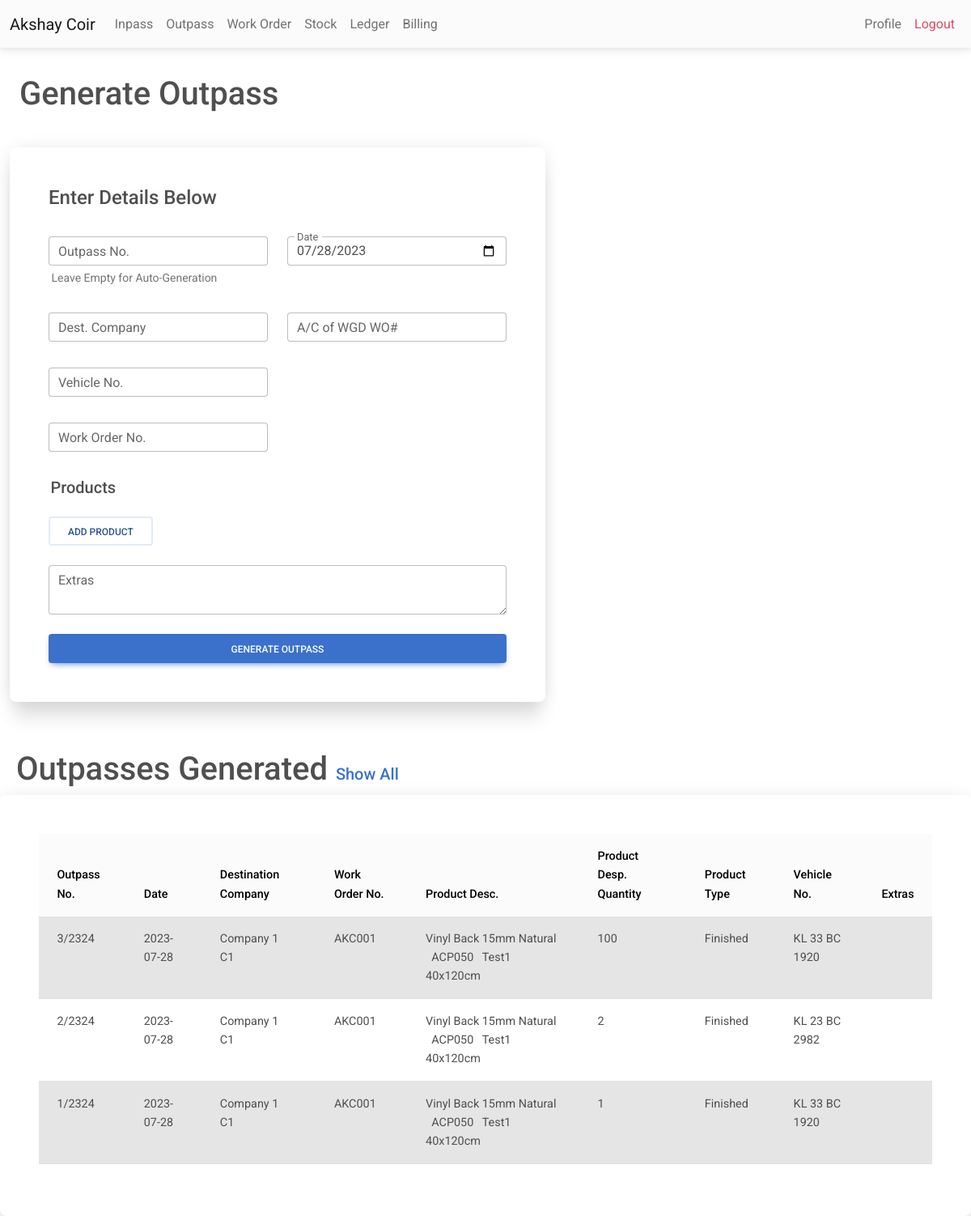
The page /outpass.php (signed in) on the database its author committed.
### tables this page shows
CREATE TABLE IF NOT EXISTS `profile` (
  `name` varchar(50) NOT NULL,
  `wo` varchar(25) NOT NULL,
  `gstin` varchar(50) NOT NULL,
  `phoneno` varchar(15) NOT NULL,
  `inpass_count` int NOT NULL DEFAULT '1',
  `outpass_count` int NOT NULL DEFAULT '1',
  `user_id` varchar(50) NOT NULL,
  `password` varchar(255) NOT NULL,
  PRIMARY KEY (`user_id`)
);

CREATE TABLE IF NOT EXISTS `outpass` (
  `no` int NOT NULL,
  `no_year` varchar(15) NOT NULL,
  `date` date NOT NULL,
  `work_order_no` varchar(25) NOT NULL,
  `dest` varchar(125) NOT NULL,
  `woc` varchar(125) NOT NULL,
  `vehicleno` varchar(50) NOT NULL,
  `extras` varchar(125) NOT NULL,
  `type` varchar(10) NOT NULL DEFAULT 'outpass',
  `timestamp` timestamp NOT NULL DEFAULT CURRENT_TIMESTAMP,
  `user_id` varchar(50) NOT NULL
);

CREATE TABLE IF NOT EXISTS `outpass_products` (
  `outpass_no` int NOT NULL,
  `no_year` varchar(15) NOT NULL,
  `date_of_entry` date NOT NULL,
  `product_type` varchar(15) NOT NULL DEFAULT 'finished',
  `product_name` varchar(50) NOT NULL,
  `work_order` varchar(25) NOT NULL,
  `product_code` varchar(25) NOT NULL DEFAULT 'AAC(code)',
  `product_design` varchar(50) NOT NULL,
  `product_size` varchar(25) NOT NULL,
  `product_qty` int NOT NULL,
  `user_id` varchar(50) NOT NULL
);

### checkuserlogin.php (called while the page is built, shortened)
<?php
include 'conn.php';
$user_check = $_SESSION['username'];
$ses_sql = mysqli_query($conn, "select user_id from profile where user_id='$user_check'");
$row = mysqli_fetch_array($ses_sql, MYSQLI_ASSOC);
$loggedin_session = $row['user_id'];
?>

### outpass.php (the view, shortened to what this page needs)
<?php
include 'conn.php';
include 'nav.php';
?>
<?php
$sql4 = "select * from outpass,outpass_products where outpass.no = outpass_products.outpass_no AND outpass.user_id = '" . (string) $loggedin_session . "' AND outpass_products.user_id = '" . (string) $loggedin_session . "' ORDER BY timestamp DESC LIMIT 5";
$retval4 = mysqli_query($conn, $sql4);
?>
<html>
<link rel="stylesheet" href="https://cdnjs.cloudflare.com/ajax/libs/font-awesome/6.0.0/css/all.min.css" />
<link rel="stylesheet" href="css/mdb.min.css" />
<head>
</head>
<body>
    <main>
        <br>
        <h1 class="mt-2 ms-4">Generate Outpass</h1>
        <div class="container-fluid">
            <div class="row justify-content">
                <div class="row">
                    <div class="col-xl-7">
                        <br>
                        <form name="op" class="bg-white rounded-5 shadow-5-strong p-5" method="post" action="">
                            <h4>Enter Details Below</h4> <br>
                            <div class="row mb-2">
                                <div class="col">
                                    <div class="form-outline">
                                        <input type="text" id='opno' class="form-control" name="opno">
                                        <label for="opno" class="form-label">Outpass No.</label>
                                    </div>
                                    <div id="textExample1" class="form-text">
                                        &nbsp;Leave Empty for Auto-Generation
                                    </div>
                                </div>
                                <div class="col">
                                    <div class="form-outline datepicker">
                                        <input type="date" class="form-control" required name="date" id="today_date">
                                        <label for="date" class="form-label">Date</label>
                                    </div>
                                </div>
                            </div>
                            <div class="row mb-2">
                                <div class="col">
                                    <div class="form-outline mb-4">
                                        <input list="companylist" class="form-control" required type="text"
                                            id="dest_name" name="dest_name">
                                        <label for="dest_name" class='form-label'>Dest. Company</label>
                                    </div>
                                </div>
                                <div class="col">
                                    <div class="form-outline mb-4">
                                        <input type="text" class="form-control" required name="woc" id="company_code">
                                        <label for="company_code" class="form-label">A/C of WGD WO#</label>
                                    </div>
                                </div>
                            </div>
                            <div class="row mb-2">
                                <div class="col">
                                    <div class="form-outline mb-4">
                                        <input list="vehiclelist" class="form-control" required type="text" id='vno'
                                            name="vehicle">
                                        <label for="vno" class="form-label">Vehicle No.</label>
                                    </div>
                                </div>
                                <div class="col">
                                </div>
                            </div>
                            <div class="row mb-2">
                                <div class="col">
                                    <div class="form-outline mb-4">
                                        <input type="text" list="wnolist" id="worder" required name="work_order"
                                            class="work_order form-control">
                                        <label for="worder" class="form-label">Work Order No.</label>
                                    </div>
                                </div>
                                <div class="col">
                                </div>
                            </div>
                            <label class="form-check-label">
                                <h5>Products</h5>
                            </label> <br>
                            <div id="product_fields" class="row pt-2 mb-2">
                            </div>
                            <button type="button" id="add_product_field" class="btn btn-outline-secondary"
                                data-mdb-ripple-color="dark">Add Product</button> <br>
                            <div class="form-outline mb-4 mt-4">
                                <textarea name="extras" id='ext' class="form-control"></textarea>
                                <label for="ext" class="form-label">Extras</label>
                            </div>
                            <button type="submit" class="btn btn-primary btn-block" name="op">Generate OutPass</button>
                        </form>
                    </div>
                    <br><br>
                </div>
            </div>
        </div>
        <br> <br>
        <div class="container mt-2 mb-2 ms-2">
            <div class="col">
                <h1>Outpasses Generated <a href="outpassshowall.php?f=0" class="fs-5" target="_blank">Show All</a></h1>
            </div>
        </div>
        <div class="container-fluid bg-white rounded-5 shadow-5-strong p-5">
            <table class="table">
                <thead class="table-light">
                    <th>
                        Outpass No.
                    </th>
                    <th>
                        Date
                    </th>
                    <th>
                        Destination Company
                    </th>
                    <th>
                        Work Order No.
                    </th>
                    <th>
                        Product Desc.
                    </th>
                    <th>
                        Product Desp. Quantity
                    </th>
                    <th>
                        Product Type
                    </th>
                    <th>
                        Vehicle No.
                    </th>
                    <th>
                        Extras
                    </th>
                </thead>
                <tbody>
                    <tr>
                        <?php
                        $cur_no = -1;
                        $table_active = '';
                        while ($row = $retval4->fetch_assoc()) {
                            if ($cur_no == $row['no']) {
                            } else {
                                if ($table_active == 'table-active') {
                                    $table_active = '';
                                } else {
                                    $table_active = 'table-active';
                                }
                            }
                            $time = strtotime($row['date']);
                            $outpass_short_date = '';
                            if (date('n', $time) > 4) {
                                $temp_date = date('y', $time);
                                $outpass_short_date = $temp_date . ($temp_date + 1);
                            } else {
                                $temp_date = date('y', $time);
                                $outpass_short_date = ($temp_date - 1) . $temp_date;
                            }
                            if (!empty($row)) {
                                echo "
                    <tr class='$table_active'>
                    <td>
                    {$row['no']}/" . $outpass_short_date . "
                    </td>
                    <td>
                    {$row['date']}
                    </td>
                    <td>
                    {$row['dest']}
                    &nbsp;
                    {$row['woc']}
                    </td>
                    <td>
                    {$row['work_order']}
                    </td>
                    <td>
                    " . ucwords($row['product_name']) . "
                    &nbsp;
                    {$row['product_code']}
                    &nbsp;
                    " . ucwords($row['product_design']) . "
                    &nbsp;
                    {$row['product_size']}
                    </td>
                    <td>
                    {$row['product_qty']}
                    </td>
                    <td>
                    {$row['product_type']}
                    </td>
                    <td>
                    {$row['vehicleno']}
                    </td>
                    <td>
                    {$row['extras']}
                    </td>
                    </tr>
                    ";
                                $cur_no = $row['no'];
                            }
                        }
                        ?>
                    </tr>
                </tbody>
            </table>
        </div>
    </main>
</body>
</html>

### nav.php (shortened to what this page needs)
<?php
include 'checkuserlogin.php';
?>
<!DOCTYPE html>
<html>
<link rel="stylesheet" href="https://cdnjs.cloudflare.com/ajax/libs/font-awesome/6.0.0/css/all.min.css" />
<link rel="stylesheet" href="css/mdb.min.css" />
<?php
if(isset($loggedin_session)){
$userName = mysqli_fetch_assoc(mysqli_query($conn,"select name from profile where user_id = '".(string)$loggedin_session."'"))['name'];
}
?>
<body>
    <div id='dontprintnav'>
        <nav class="navbar navbar-expand-lg navbar-light bg-light">
            <div class="container-fluid">
                <a class="navbar-brand" href="profile.php"><?php echo $userName;?></a>
                <div class="collapse navbar-collapse" id="navbarNav">
                    <ul class="navbar-nav">
                        <li class="nav-item">
                            <a class="nav-link" href="inpass.php">Inpass</a>
                        </li>
                        <li class="nav-item">
                            <a class="nav-link" href="outpass.php">Outpass</a>
                        </li>
                        <li class="nav-item">
                            <a class="nav-link" href="workorder.php">Work Order</a>
                        </li>
                        <li class="nav-item">
                            <a class="nav-link" href="stock.php?f=0">Stock</a>
                        </li>
                        <li class="nav-item">
                            <a class="nav-link" href="ledger.php?f=0">Ledger</a>
                        </li>
                        <li class="nav-item">
                            <a class="nav-link" href="billing_workorder.php">Billing</a>
                        </li>
                    </ul>
                </div>
                <ul class="navbar-nav">
                    <div class="d-flex align-items-center">
                        <li class="nav-item">
                            <a class="nav-link" href="profile.php">Profile</a>
                        </li>
                        <li class="nav-item">
                            <a class="nav-link text-danger" href="logout.php">Logout</a>
                        </li>
                    </div>
                </ul>
            </div>
    </div>
</body>
</html>

### rows shown on the page
profile: userName "Akshay Coir"
outpass: no "3", date "2324", date "2023-07-28", dest "Company 1", woc "C1", outpass_products.work_order "AKC001", outpass_products.product_name "Vinyl Back 15mm Natural", outpass_products.product_code "ACP050", outpass_products.product_design "Test1", outpass_products.product_size "40x120cm", outpass_products.product_qty "100", outpass_products.product_type "Finished", vehicleno "KL 33 BC 1920"
outpass: no "2", date "2324", date "2023-07-28", dest "Company 1", woc "C1", outpass_products.work_order "AKC001", outpass_products.product_name "Vinyl Back 15mm Natural", outpass_products.product_code "ACP050", outpass_products.product_design "Test1", outpass_products.product_size "40x120cm", outpass_products.product_qty "2", outpass_products.product_type "Finished", vehicleno "KL 23 BC 2982"
outpass: no "1", date "2324", date "2023-07-28", dest "Company 1", woc "C1", outpass_products.work_order "AKC001", outpass_products.product_name "Vinyl Back 15mm Natural", outpass_products.product_code "ACP050", outpass_products.product_design "Test1", outpass_products.product_size "40x120cm", outpass_products.product_qty "1", outpass_products.product_type "Finished", vehicleno "KL 33 BC 1920"
